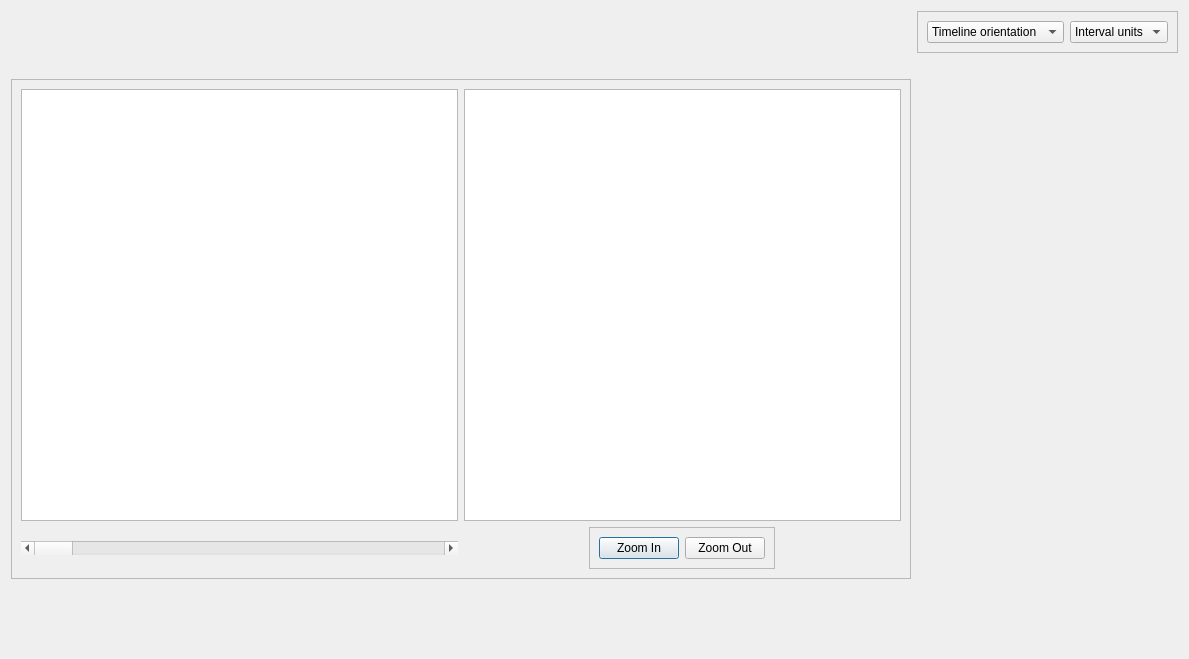
<?xml version="1.0" encoding="UTF-8"?>
<ui version="4.0">
 <class>Dialog</class>
 <widget class="QDialog" name="Dialog">
  <property name="geometry">
   <rect>
    <x>0</x>
    <y>0</y>
    <width>921</width>
    <height>659</height>
   </rect>
  </property>
  <property name="windowTitle">
   <string>Dialog</string>
  </property>
  <layout class="QHBoxLayout" name="horizontalLayout">
   <item alignment="Qt::AlignVCenter">
    <widget class="QScrollArea" name="graphViewer">
     <property name="sizePolicy">
      <sizepolicy hsizetype="Minimum" vsizetype="Minimum">
       <horstretch>0</horstretch>
       <verstretch>0</verstretch>
      </sizepolicy>
     </property>
     <property name="minimumSize">
      <size>
       <width>900</width>
       <height>500</height>
      </size>
     </property>
     <property name="maximumSize">
      <size>
       <width>16777215</width>
       <height>16777215</height>
      </size>
     </property>
     <property name="widgetResizable">
      <bool>true</bool>
     </property>
     <widget class="QWidget" name="scrollAreaWidgetContents">
      <property name="geometry">
       <rect>
        <x>0</x>
        <y>0</y>
        <width>898</width>
        <height>498</height>
       </rect>
      </property>
      <layout class="QGridLayout" name="gridLayout">
       <item row="0" column="0">
        <widget class="QTableView" name="tableView"/>
       </item>
       <item row="0" column="1">
        <widget class="QGraphicsView" name="graph"/>
       </item>
       <item row="1" column="0">
        <widget class="QScrollBar" name="horizontalScrollBar">
         <property name="orientation">
          <enum>Qt::Horizontal</enum>
         </property>
        </widget>
       </item>
       <item row="1" column="1" alignment="Qt::AlignHCenter">
        <widget class="QFrame" name="frame">
         <property name="sizePolicy">
          <sizepolicy hsizetype="Preferred" vsizetype="Minimum">
           <horstretch>0</horstretch>
           <verstretch>0</verstretch>
          </sizepolicy>
         </property>
         <property name="minimumSize">
          <size>
           <width>0</width>
           <height>0</height>
          </size>
         </property>
         <property name="frameShape">
          <enum>QFrame::StyledPanel</enum>
         </property>
         <property name="frameShadow">
          <enum>QFrame::Raised</enum>
         </property>
         <layout class="QHBoxLayout" name="horizontalLayout_3">
          <item alignment="Qt::AlignHCenter">
           <widget class="QPushButton" name="zoomIn">
            <property name="text">
             <string>Zoom In</string>
            </property>
           </widget>
          </item>
          <item alignment="Qt::AlignHCenter">
           <widget class="QPushButton" name="zoomOut">
            <property name="text">
             <string>Zoom Out</string>
            </property>
           </widget>
          </item>
         </layout>
        </widget>
       </item>
      </layout>
     </widget>
    </widget>
   </item>
   <item alignment="Qt::AlignRight|Qt::AlignTop">
    <widget class="QFrame" name="dropDowns">
     <property name="frameShape">
      <enum>QFrame::StyledPanel</enum>
     </property>
     <property name="frameShadow">
      <enum>QFrame::Raised</enum>
     </property>
     <layout class="QHBoxLayout" name="horizontalLayout_2">
      <item>
       <widget class="QComboBox" name="timelineOrientation">
        <item>
         <property name="text">
          <string>Timeline orientation</string>
         </property>
        </item>
       </widget>
      </item>
      <item>
       <widget class="QComboBox" name="intervalUnits">
        <item>
         <property name="text">
          <string>Interval units</string>
         </property>
        </item>
       </widget>
      </item>
     </layout>
    </widget>
   </item>
  </layout>
 </widget>
 <resources/>
 <connections/>
</ui>
